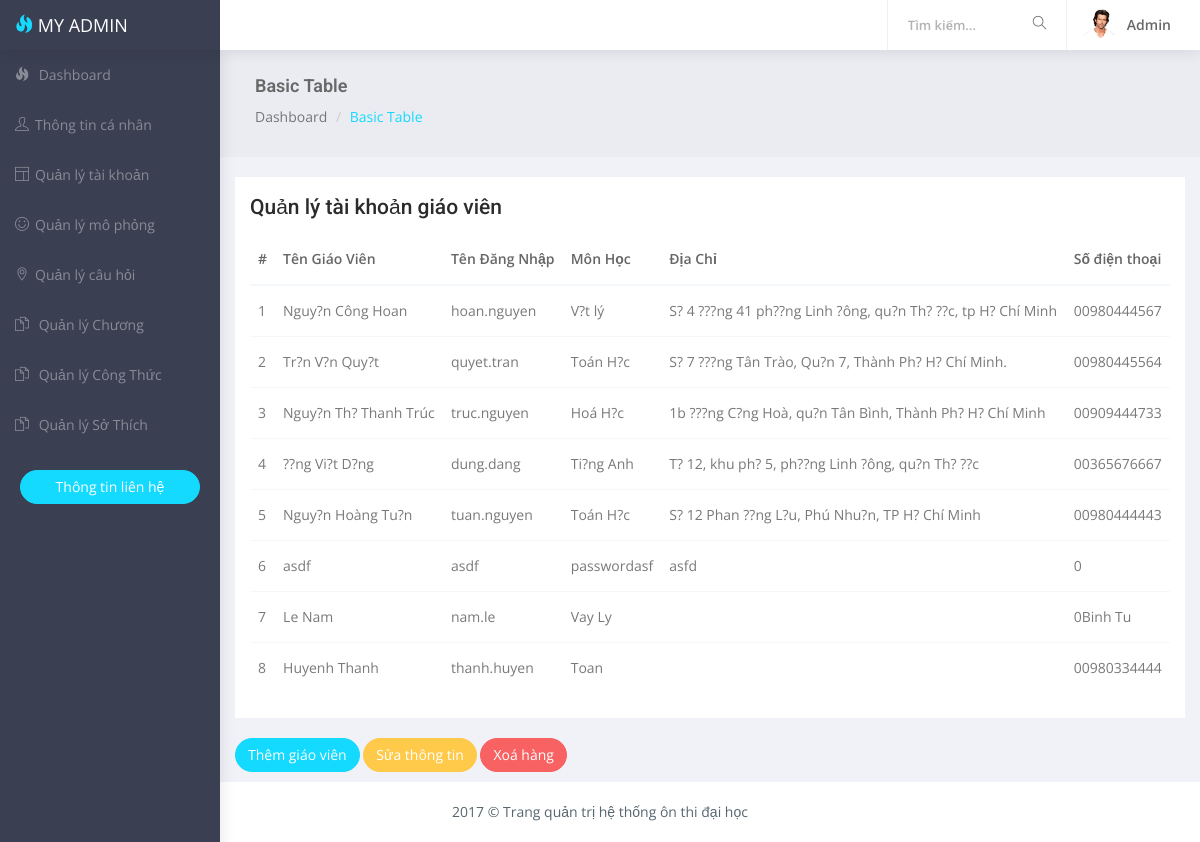
/myadmin/index.php, run on the app's committed database.
### tables this page shows
CREATE TABLE `giao_vien` (
  `id` int(11) NOT NULL,
  `name` varchar(255) NOT NULL,
  `user_name` varchar(255) NOT NULL,
  `subject_name` varchar(255) NOT NULL,
  `address` varchar(255) NOT NULL,
  `phone_number` text NOT NULL
);

### myadmin/index.php (the view, shortened to what this page needs)
<?php
include('inc/myconnect.php');
?>
<!DOCTYPE html>
<html lang="en">
<head>
    <link href="bower_components/bootstrap/dist/css/bootstrap.min.css" rel="stylesheet">
    <link href="bower_components/metisMenu/dist/metisMenu.min.css" rel="stylesheet">
    <link href="css/style.css" rel="stylesheet">
</head>
<?php
$query_3 = "SELECT * FROM giao_vien";
$results_3 = mysqli_query($dbc, $query_3);
?>
<body>
<div id="wrapper">
    <?php include ('Components/Navigation.php')?>
    <?php include ('Components/Menu.php')?>
    <div id="page-wrapper">
        <div class="container-fluid">
            <div class="row bg-title">
                <div class="col-lg-12">
                    <h4 class="page-title">Basic Table</h4>
                    <ol class="breadcrumb">
                        <li><a href="#">Dashboard</a></li>
                        <li class="active">Basic Table</li>
                    </ol>
                </div>
            </div>
            <div class="row">
                <div class="col-sm-12">
                    <div class="white-box">
                        <h3>Quản lý tài khoản giáo viên</h3>
                        <div class="table-responsive">
                            <table class="table">
                                <thead>
                                <tr>
                                    <th>#</th>
                                    <th>Tên Giáo Viên</th>
                                    <th>Tên Đăng Nhập</th>
                                    <th>Môn Học</th>
                                    <th>Địa Chỉ</th>
                                    <th>Số điện thoại</th>
                                </tr>
                                </thead>
                                <tbody>
                                <?php
                                while ($answers = mysqli_fetch_array($results_3, MYSQLI_ASSOC)) {
                                    $row = $answers;
                                    echo '<tr id="gv'.$answers["id"].'" onclick="selectTeacher('.$row["id"].')">'
                                        . '<td>' .
                                        $answers["id"] .
                                        '</td>'
                                        . '<td>' .
                                        $answers["name"] .
                                        '</td>'
                                        . '<td>' .
                                        $answers["user_name"] .
                                        '</td>'
                                        . '<td>' .
                                        $answers["subject_name"] .
                                        '</td>'
                                        . '<td>' .
                                        $answers["address"] .
                                        '</td>'
                                        . '<td>' .
                                        '0'.$answers["phone_number"] .
                                        '</td>'
                                        . '</tr>';
                                }
                                ?>
                                </tbody>
                            </table>
                        </div>
                    </div>
                    <span onclick="addTeacher()"><a id="add_teacher" target="_blank" class="btn btn-info btn-rounded waves-effect waves-light">Thêm giáo viên</a></span>
                    <span><a href="http://wrappixel.com/templates/myadmin/" target="_blank" class="btn btn-info btn-rounded waves-effect waves-light btn-warning">Sửa thông tin</a></span>
                    <span><a href="http://wrappixel.com/templates/myadmin/" target="_blank" class="btn btn-info btn-rounded waves-effect waves-light btn-danger">Xoá hàng</a></span>
                </div>
            </div>
        </div>
        <?php include ('Components/ProfileContain.php')?>
    </div>
    <footer class="footer text-center"> 2017 &copy; Trang quản trị hệ thống ôn thi đại học</footer>
</body>
</html>

### data on the page
giao_vien: id "1", name "Nguy?n Công Hoan", user_name "hoan.nguyen", subject_name "V?t lý", address "S? 4 ???ng 41 ph??ng Linh ?ông, qu?n Th? ??c, tp H? Chí Minh", phone_number "0980444567"
giao_vien: id "2", name "Tr?n V?n Quy?t", user_name "quyet.tran", subject_name "Toán H?c", address "S? 7 ???ng Tân Trào, Qu?n 7, Thành Ph? H? Chí Minh.", phone_number "0980445564"
giao_vien: id "3", name "Nguy?n Th? Thanh Trúc", user_name "truc.nguyen", subject_name "Hoá H?c", address "1b ???ng C?ng Hoà, qu?n Tân Bình, Thành Ph? H? Chí Minh", phone_number "0909444733"
giao_vien: id "4", name "??ng Vi?t D?ng", user_name "dung.dang", subject_name "Ti?ng Anh", address "T? 12, khu ph? 5, ph??ng Linh ?ông, qu?n Th? ??c", phone_number "0365676667"
giao_vien: id "5", name "Nguy?n Hoàng Tu?n", user_name "tuan.nguyen", subject_name "Toán H?c", address "S? 12 Phan ??ng L?u, Phú Nhu?n, TP H? Chí Minh", phone_number "0980444443"
giao_vien: id "6", name "asdf", user_name "asdf", subject_name "passwordasf", address "asfd"
giao_vien: id "7", name "Le Nam", user_name "nam.le", subject_name "Vay Ly", phone_number "Binh Tu"
giao_vien: id "8", name "Huyenh Thanh", user_name "thanh.huyen", subject_name "Toan", phone_number "0980334444"
